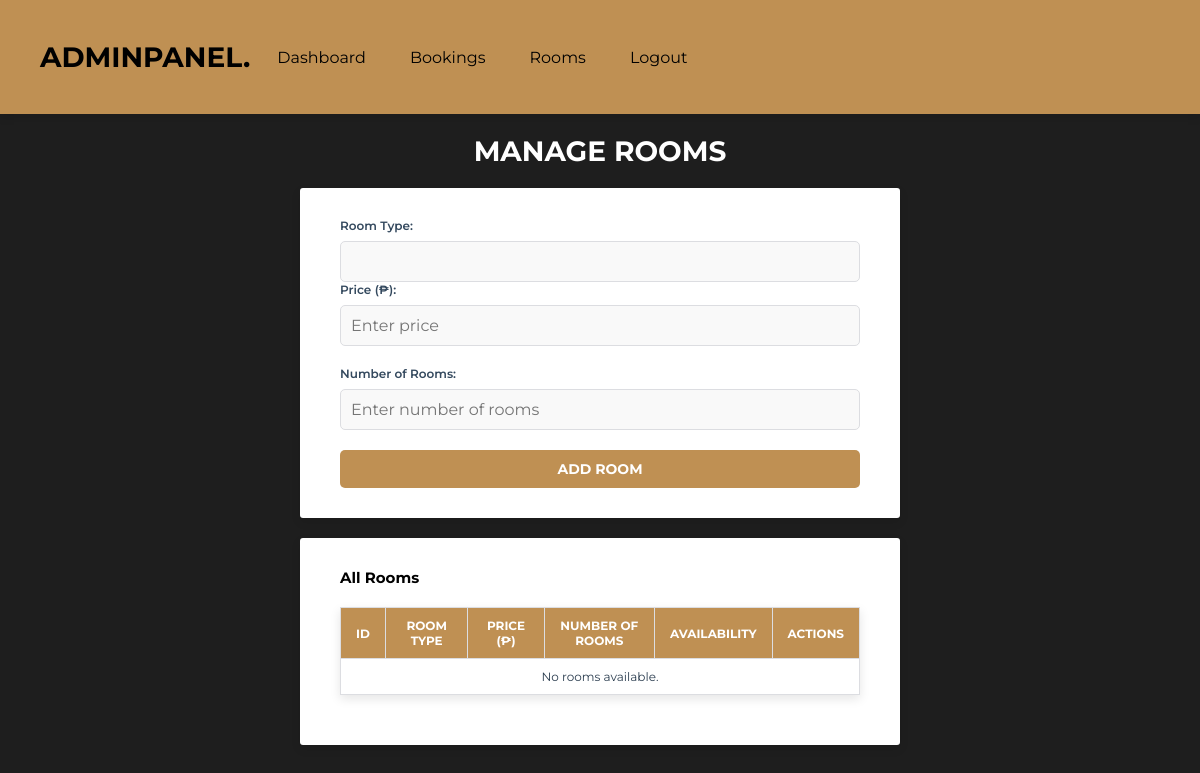
Before: /add_room.php with the older database file.
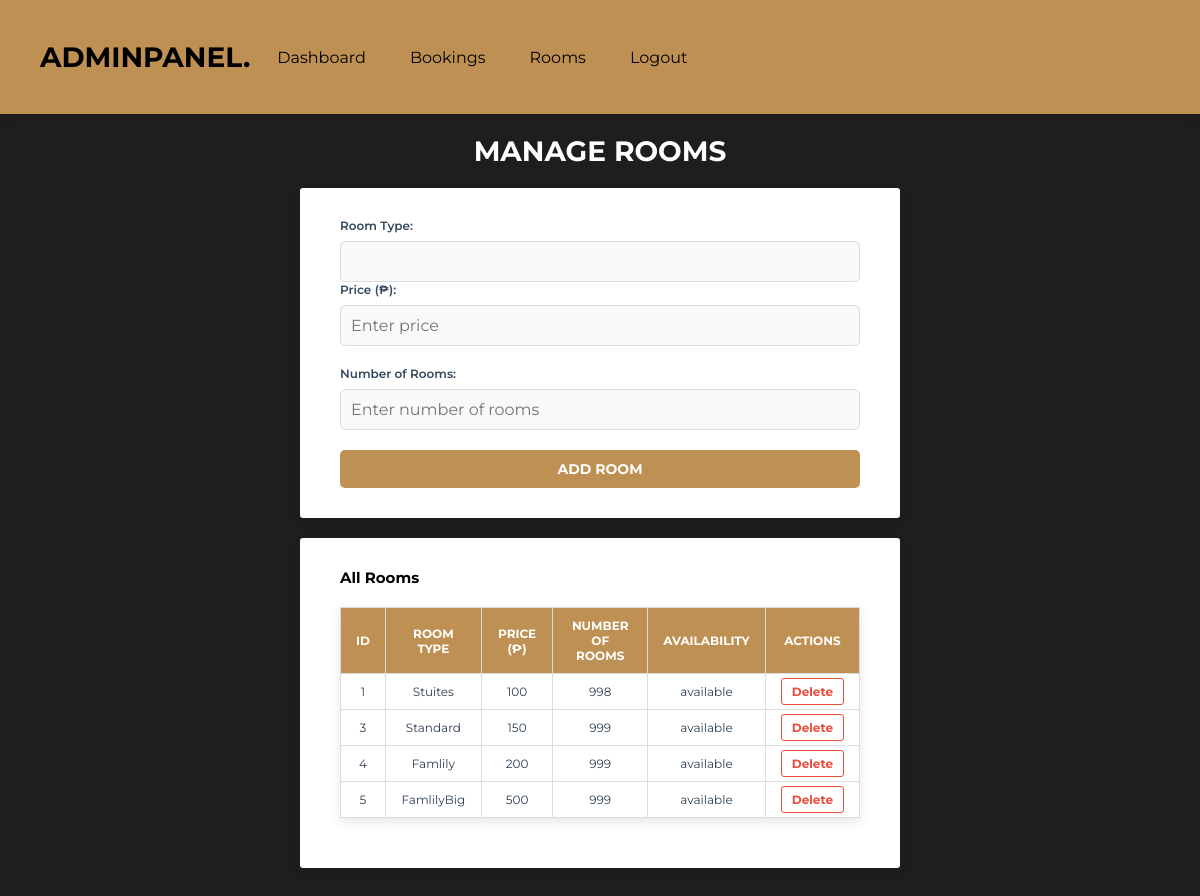
After: the same page with the newer database file.
### tables this page shows
CREATE TABLE `rooms` (
  `id` int(11) NOT NULL,
  `room_type` varchar(11) NOT NULL,
  `price` int(11) NOT NULL,
  `availability_status` varchar(11) NOT NULL,
  `number_of_rooms` int(11) NOT NULL
);

### add_room.php (the view, shortened to what this page needs)
<?php
include 'components/connect.php';
$sql = "SELECT * FROM rooms";
$result = $conn->query($sql);
?>
<!DOCTYPE html>
<html lang="en">
<head>
   <link rel="stylesheet" href="https://cdnjs.cloudflare.com/ajax/libs/font-awesome/6.2.0/css/all.min.css">
   <link rel="stylesheet" href="css/admin_style.css">
</head>
<body>
<?php include 'admin_header.php'; ?>
<section class="grid1">
    <h1 class="heading1">Manage Rooms</h1>
    <div class="box-container1">
        <form method="post" action="add_room.php">
            <div class="form-group">
                <label for="room_type">Room Type:</label>
                <input type="text" id="room_type" name="room_type" class="input-box1" required>
            </div>
            <div class="form-group1">
                <label for="price">Price (₱):</label>
                <input type="text" id="price" name="price" class="input-box1" min="0" step="50" placeholder="Enter price" required>
            </div>
            <div class="form-group1">
                <label for="number_of_rooms">Number of Rooms:</label>
                <input type="text" id="number_of_rooms" name="number_of_rooms" class="input-box1" min="1" max="50" step="1" placeholder="Enter number of rooms" required>
            </div>
            <button type="submit" class="btn1">Add Room</button>
        </form>
    </div>
    <div class="box-container1">
        <h2>All Rooms</h2>
        <table border="1" class="room-table">
            <thead>
                <tr>
                    <th>ID</th>
                    <th>Room Type</th>
                    <th>Price (₱)</th>
                    <th>Number of Rooms</th>
                    <th>Availability</th>
                    <th>Actions</th>
                </tr>
            </thead>
            <tbody>
                <?php
                if ($result->num_rows > 0) {
                    while ($row = $result->fetch_assoc()) {
                        echo "<tr>
                                <td>{$row['id']}</td>
                                <td>{$row['room_type']}</td>
                                <td>{$row['price']}</td>
                                <td>{$row['number_of_rooms']}</td>
                                <td>{$row['availability_status']}</td>
                                <td>
                                    <a href='add_room.php?delete_id={$row['id']}' class='delete-btn'>Delete</a>
                                </td>
                              </tr>";
                    }
                } else {
                    echo "<tr><td colspan='6'>No rooms available.</td></tr>";
                }
                ?>
            </tbody>
        </table>
    </div>
</section>
</body>
</html>

Changed rows visible on the page:
added rooms: id "1", room_type "Stuites", price "100", number_of_rooms "998", availability_status "available"
added rooms: id "3", room_type "Standard", price "150", number_of_rooms "999", availability_status "available"
added rooms: id "4", room_type "Famlily", price "200", number_of_rooms "999", availability_status "available"
added rooms: id "5", room_type "FamlilyBig", price "500", number_of_rooms "999", availability_status "available"
Other visible differences:
text no longer shown: "No rooms available."
